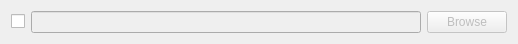
<?xml version="1.0" encoding="UTF-8"?>
<ui version="4.0">
 <class>SharedFolderWidget</class>
 <widget class="QWidget" name="SharedFolderWidget">
  <property name="geometry">
   <rect>
    <x>0</x>
    <y>0</y>
    <width>518</width>
    <height>44</height>
   </rect>
  </property>
  <property name="windowTitle">
   <string/>
  </property>
  <layout class="QHBoxLayout" name="horizontalLayout">
   <item>
    <widget class="QCheckBox" name="enabledCheckBox">
     <property name="text">
      <string/>
     </property>
    </widget>
   </item>
   <item>
    <widget class="QLineEdit" name="pathTextBox">
     <property name="enabled">
      <bool>false</bool>
     </property>
    </widget>
   </item>
   <item>
    <widget class="QPushButton" name="pathBrowseBtn">
     <property name="enabled">
      <bool>false</bool>
     </property>
     <property name="text">
      <string>Browse</string>
     </property>
    </widget>
   </item>
  </layout>
 </widget>
 <resources/>
 <connections/>
</ui>
